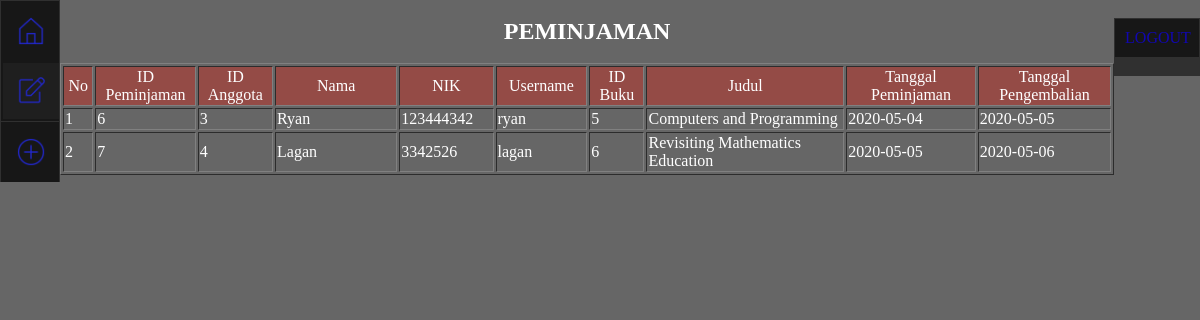
/proyek_11419013/h_peminjaman.php, run on the app's committed database.
### tables this page shows
CREATE TABLE `peminjaman` (
  `id_peminjaman` int(122) NOT NULL,
  `tanggal_peminjaman` date NOT NULL,
  `tanggal_pengembalian` date NOT NULL,
  `username` varchar(122) NOT NULL,
  `id_buku` int(122) NOT NULL
);

CREATE TABLE `anggota` (
  `id_anggota` int(122) NOT NULL,
  `nama` varchar(122) NOT NULL,
  `nik` int(122) NOT NULL,
  `no_telepon` int(122) NOT NULL,
  `username` varchar(122) NOT NULL
);

CREATE TABLE `buku` (
  `id_buku` int(122) NOT NULL,
  `judul` varchar(122) NOT NULL,
  `kategori` varchar(122) NOT NULL,
  `lokasi_buku` varchar(122) NOT NULL,
  `penulis` varchar(122) NOT NULL,
  `penerbit` varchar(122) NOT NULL,
  `tahun_terbit` int(122) NOT NULL
);

### proyek_11419013/function.php (called while the page is built, shortened)
<?php
	class database{
		var $host = "localhost";
		var $username = "root";
		var $password = "";
		var $db = "library_b_app";
        var $con;
        function __construct(){
            $this->con = mysqli_connect($this->host, $this->username, $this->password,$this->db);
        }
        function h_peminjaman(){
            $h_peminjaman= mysqli_query($this->con,"SELECT id_peminjaman, id_anggota, nama, nik, no_telepon,
            anggota.username, buku.id_buku, judul, tanggal_peminjaman, tanggal_pengembalian FROM peminjaman
            RIGHT JOIN anggota
            ON peminjaman.username = anggota.username
            RIGHT JOIN buku
            ON peminjaman.id_buku = buku.id_buku
            WHERE id_peminjaman != 'NULL'
            ORDER BY id_peminjaman ASC");
            $hasil= [];
            while($d = mysqli_fetch_array($h_peminjaman)){
                $hasil[] = $d;
            }
            return $hasil;
        }
    }
?>

### proyek_11419013/h_peminjaman.php (the view, shortened to what this page needs)
<?php
    include_once('function.php');
    $db = new Database();
?>
<html>
    <head>
        <link rel="stylesheet" href="style.css">
    </head>
    <body>
        <center>
            <div class="header H_L">
                <ul>
                <li><a href="home_petugas.php"><img src="ikon/home.ico"  height="30" width="30"></a></li>
                <li><a href="#" style="background-color: rgba(255, 255, 255, 0.034);"><img src="ikon/pinjam.ico"  height="30" width="30"></a></li>
                <li><a href="tambah_buku.php"><img src="ikon/add.ico"  height="30" width="30"></a></li>
                </ul>
            </div>
            <div class="header H_R"><br>
                <ul>
                    <li><a onClick="logout()" name="logout" type="button">LOGOUT</a></li><br>
                </ul>
            </div>
            <div class="buku_s" id="buku_s">
            <h2>PEMINJAMAN</h2><br>
                <table border="1">
                    <thead>
                        <td align="center"><?php $no=1; ?>No</td>
                        <td align="center">ID Peminjaman</td>
                        <td align="center">ID Anggota   </td>
                        <td align="center">Nama</td>
                        <td align="center">NIK</td>
                        <td align="center">Username</td>
                        <td align="center">ID Buku</td>
                        <td align="center">Judul</td>
                        <td align="center">Tanggal Peminjaman</td>
                        <td align="center">Tanggal Pengembalian</td>
                    </thead>
                    <?php
                            foreach($db->h_peminjaman() as $value){
                    ?>
                    <tr>
                        <td width="30px"><?php echo $no++; ?></td>
                        <td width="105px"><?php echo $value['id_peminjaman']; ?></td>
                        <td width="80px"><?php echo $value['id_anggota']; ?></td>
                        <td width="160px"><?php echo $value['nama']; ?></td>
                        <td width="100px"><?php echo $value['nik']; ?></td>
                        <td width="100px"><?php echo $value['username'];  ?></td>
                        <td width="60px"><?php echo $value['id_buku']; ?></td>
                        <td width="250px"><?php echo $value['judul']; ?></td>
                        <td width="150px"><?php echo $value['tanggal_peminjaman']; ?></td>
                        <td width="150px"><?php echo $value['tanggal_pengembalian']; ?></td>
                    </tr>
                    <?php
                            }
                    ?>
            </div>
        </center>
    </body>
</html>

### proyek_11419013/style.css (style rules this page uses)
* { font-family: "Times New Roman", Times, serif; margin: 0px; }
body { background-image: linear-gradient(rgba(0,0,0,0.6), rgba(0,0,0,0.6)), url(background.jpg); background-size: cover; background-position: center; background-attachment: fixed; color: white; }
thead { background-color: rgba(252, 17, 0, 0.308); }
a { color: rgb(116, 116, 116); text-decoration: none; }
.header li a { display: inline-block; color: rgba(15, 0, 230, 0.74); padding: 8px; text-decoration: none; }
.header li { margin: 1%; padding: 2px; background-color: rgba(0, 0, 0, 0.527); border: none; }
.header li img { margin: 0%; padding: 5px; background-color: transparent; border: none; }
.H_L ul { list-style-type: none; padding: 0px; padding-bottom: auto; overflow: hidden; float: left; background-color: rgba(0, 0, 0, 0.527); }
.H_R ul { list-style-type: none; padding: 0px; padding-bottom: auto; overflow: hidden; float: right; background-color: rgba(0, 0, 0, 0.527); }

### data on the page
peminjaman: id_peminjaman "6", anggota.id_anggota "3", anggota.nama "Ryan", anggota.nik "123444342", anggota.username "ryan", id_buku.id_buku "5", id_buku.judul "Computers and Programming", tanggal_peminjaman "2020-05-04", tanggal_pengembalian "2020-05-05"
peminjaman: id_peminjaman "7", anggota.id_anggota "4", anggota.nama "Lagan", anggota.nik "3342526", anggota.username "lagan", id_buku.id_buku "6", id_buku.judul "Revisiting Mathematics Education", tanggal_peminjaman "2020-05-05", tanggal_pengembalian "2020-05-06"
